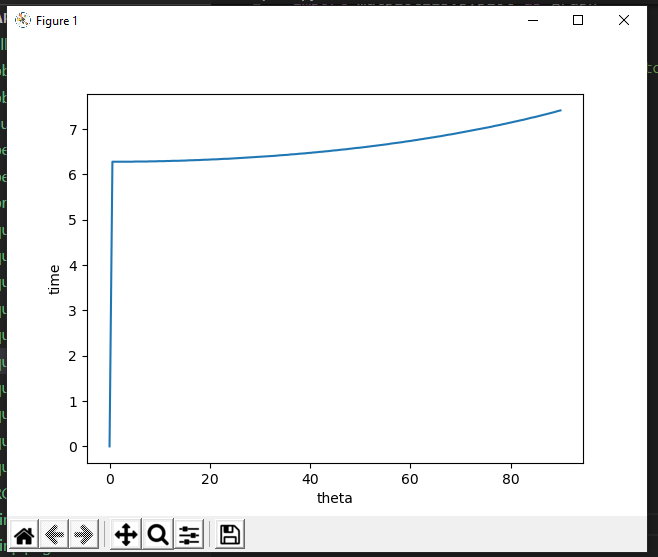

This figure's Python source:

import matplotlib.pyplot as graph
import numpy as array
import math
#assuming length of pendulum is equal to g
theta=array.arange(0,math.pi/2,0.01)
dt=0.001
time=array.arange(0,70,dt)
def timer(the):
	w=0
	o=the
	for t in time:
		w=w+math.sin(o)*dt
		o=o-w*dt
		if(o<=0):
			return 4*t
period=[]
tet=[]
for x in theta:
	period.append(timer(x))
	tet.append(math.degrees(x))
graph.xlabel("theta")
graph.ylabel("time")
graph.plot(tet,period)
graph.show()
